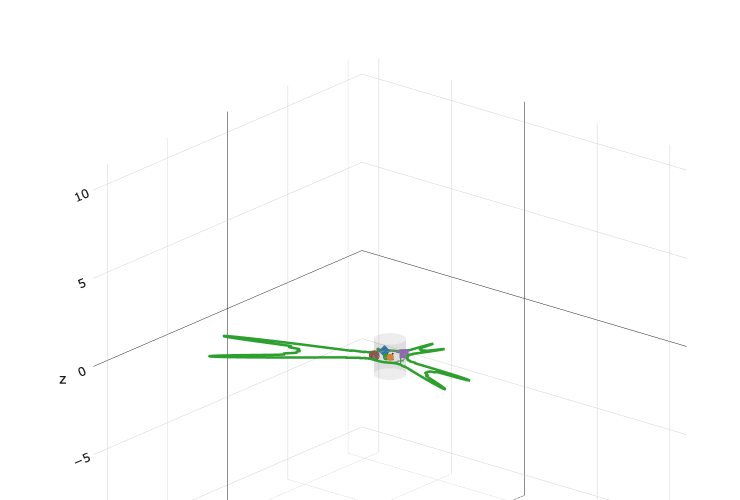
#> input picture 次元の生成構造/論文準備_分解能と次数の思考実験_20261110/図表/figures/fig1_experiment_left_panel_power_on_circle.png, 740 x 500 px
$ python make_note_figs.py
#> lines starting #> are read from the running program, lines starting #| are printed output that depends on the picture
# -*- coding: utf-8 -*-
"""note 記事用の図。論文の図 1〜3 の PNG を切り分けて並べるだけで、画素の加工はしない。
使い方：論文フォルダで python3 note記事_観測者の分解能はゲージである_20261110/make_note_figs.py
"""
import os
from PIL import Image
HERE = os.path.dirname(os.path.abspath(__file__))
ROOT = os.path.dirname(HERE)
# 図 A：数値実験の左右のパネルを横に並べる
l = Image.open(os.path.join(ROOT, "図表/figures/fig1_experiment_left_panel_power_on_circle.png")).convert("RGB")
#> l is the input picture: PIL image 740x500 RGB; mean R, G, B 252.9, 253.5, 253
r = Image.open(os.path.join(ROOT, "図表/figures/fig2_experiment_right_panel_internal_phase_space.png")).convert("RGB")
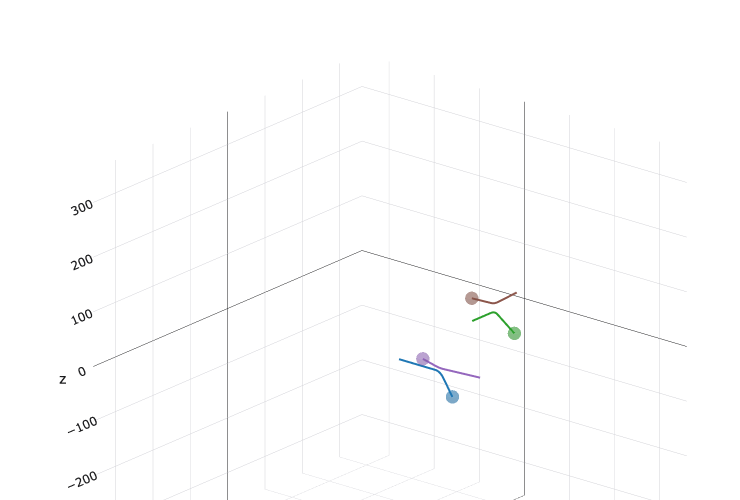
#> input picture 次元の生成構造/論文準備_分解能と次数の思考実験_20261110/図表/figures/fig2_experiment_right_panel_internal_phase_space.png, 740 x 500 px
#> r is the input picture: PIL image 740x500 RGB; mean R, G, B 253.5, 253.5, 253.6
s = Image.new("RGB", (l.width + r.width, max(l.height, r.height)), "white")
#> s: PIL image 1480x500 RGB; every value is 255
s.paste(l, (0, 0)); s.paste(r, (l.width, 0))
#> after `s.paste(l, (0, 0))`:
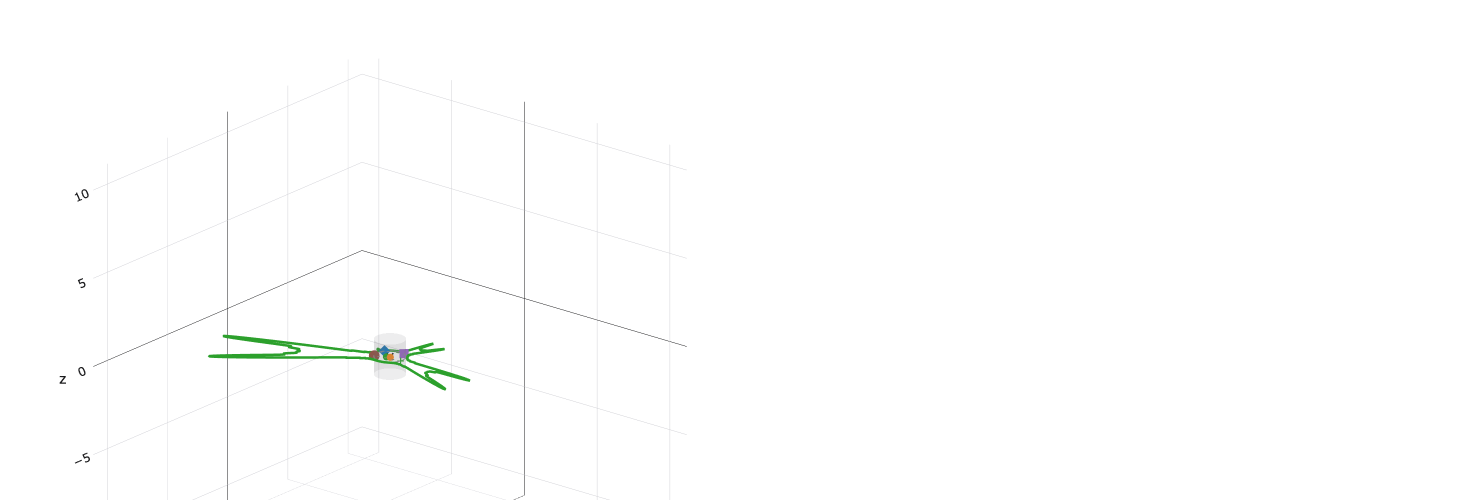
#> s: PIL image 1480x500 RGB; mean R, G, B 254, 254.3, 254
s.save(os.path.join(HERE, "note_fig1_experiment_two_panels.png"))
# 図 B〜F：概念図（論文の図 3）をパネルごとに切る。切る行は、パネルの間の白い帯の中
c = Image.open(os.path.join(ROOT, "概念図_次数を逆に読む/figs/fig_reverse_reading_v0.1.png")).convert("RGB")
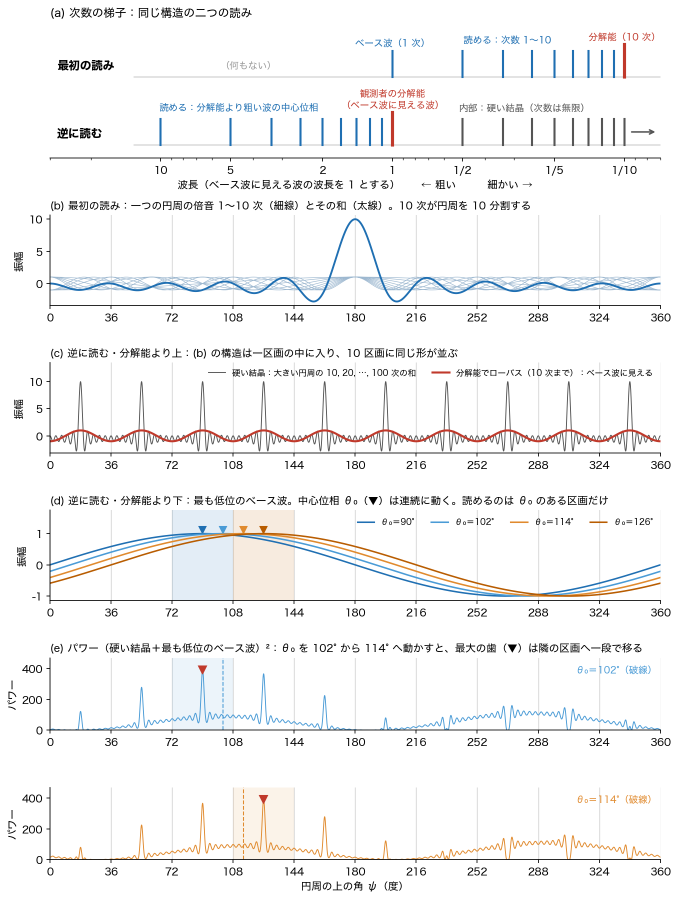
#> input picture 次元の生成構造/論文準備_分解能と次数の思考実験_20261110/概念図_次数を逆に読む/figs/fig_reverse_reading_v0.1.png, 1356 x 1798 px (shown at 1/2 size)
assert c.size == (1356, 1798), c.size
for name, y0, y1 in (("note_fig3_ladder_two_readings", 0, 390), ("note_fig2_first_reading_harmonics", 390, 670),
                     ("note_fig4_rigid_crystal_lowpass", 670, 965), ("note_fig5_coarse_wave_centre_phase", 965, 1260),
                     ("note_fig6_power_tooth_jump", 1260, 1798)):
    c.crop((0, y0, c.width, y1)).save(os.path.join(HERE, name + ".png"))
#> this loop made 5 passes
#> pass 1, `c.crop((0, y0, c.width, y1)).save(os.path.join(HERE, name + ".png"))`:
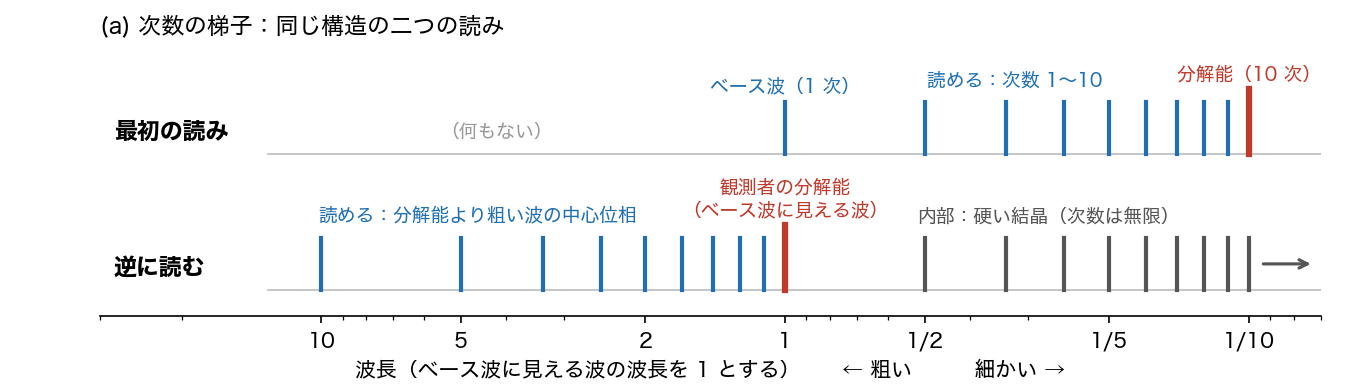
#> saved as note_fig3_ladder_two_readings.png: PIL image 1356x390 RGB; mean R, G, B 245.5, 245.7, 246.5
# 英語版：概念図の英語版を同じ順に切る（図 1 は文字がないので日英共通）
e = Image.open(os.path.join(ROOT, "概念図_次数を逆に読む/figs/fig_reverse_reading_v0.1_en.png")).convert("RGB")
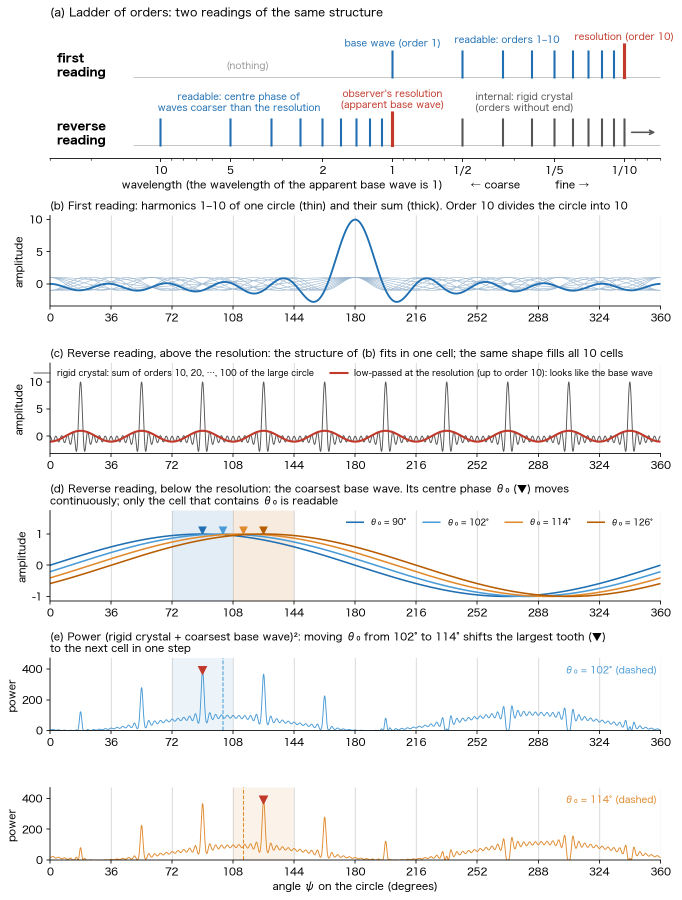
#> input picture 次元の生成構造/論文準備_分解能と次数の思考実験_20261110/概念図_次数を逆に読む/figs/fig_reverse_reading_v0.1_en.png, 1363 x 1799 px (shown at 1/2 size)
assert e.size == (1363, 1799), e.size
for name, y0, y1 in (("note_fig3_ladder_two_readings", 0, 391), ("note_fig2_first_reading_harmonics", 391, 670),
                     ("note_fig4_rigid_crystal_lowpass", 670, 953), ("note_fig5_coarse_wave_centre_phase", 953, 1249),
                     ("note_fig6_power_tooth_jump", 1249, 1799)):
    e.crop((0, y0, e.width, y1)).save(os.path.join(HERE, name + "_en.png"))
#> this loop made 5 passes
#> pass 1, `e.crop((0, y0, e.width, y1)).save(os.path.join(HERE, name + "_en.png"))`:
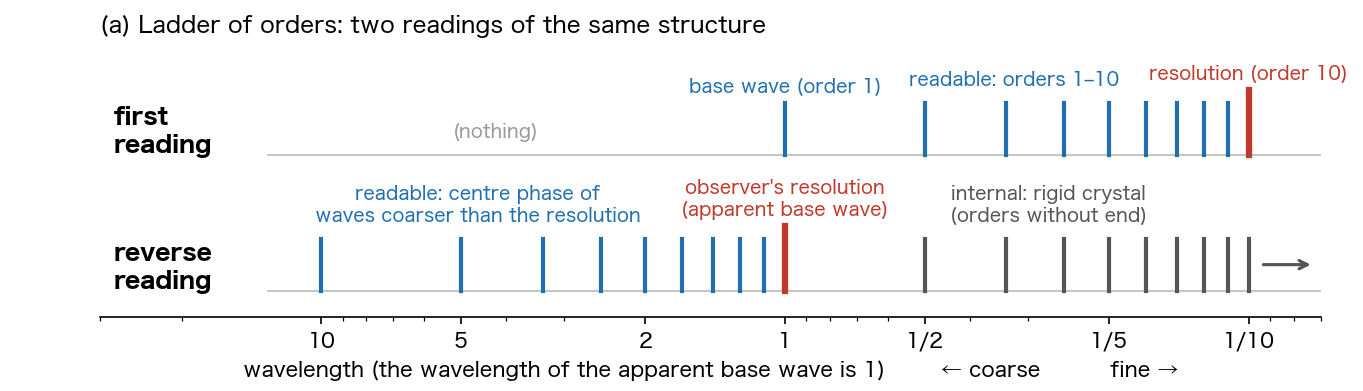
#> saved as note_fig3_ladder_two_readings_en.png: PIL image 1363x391 RGB; mean R, G, B 243.8, 244.1, 245
#> pass 2, `e.crop((0, y0, e.width, y1)).save(os.path.join(HERE, name + "_en.png"))`:
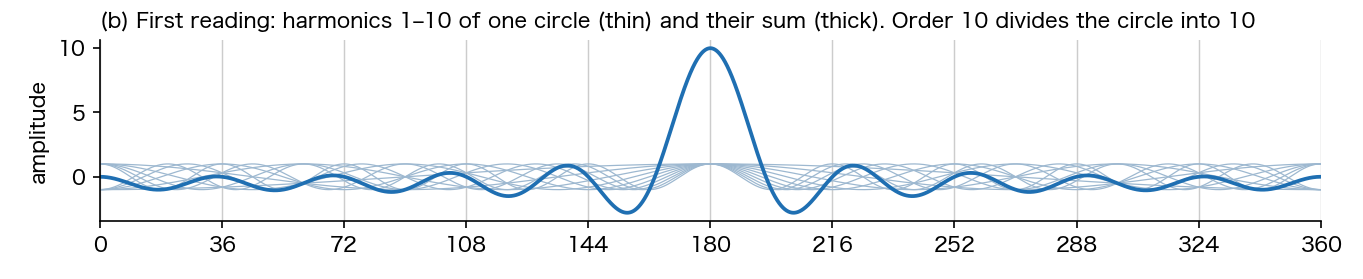
#> saved as note_fig2_first_reading_harmonics_en.png: PIL image 1363x279 RGB; mean R, G, B 241.7, 243.7, 245.5
print("saved 6 + 5 (en)")
